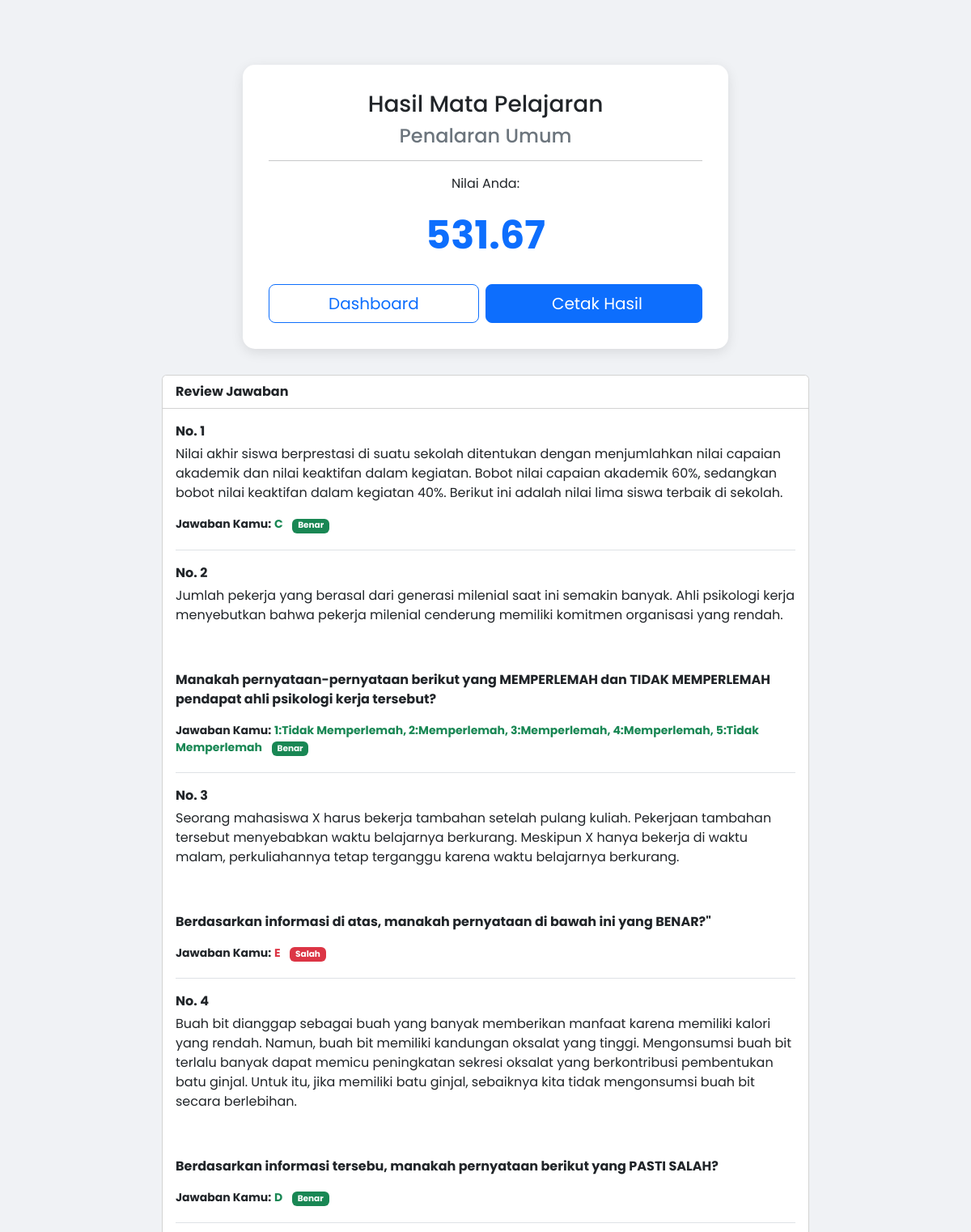
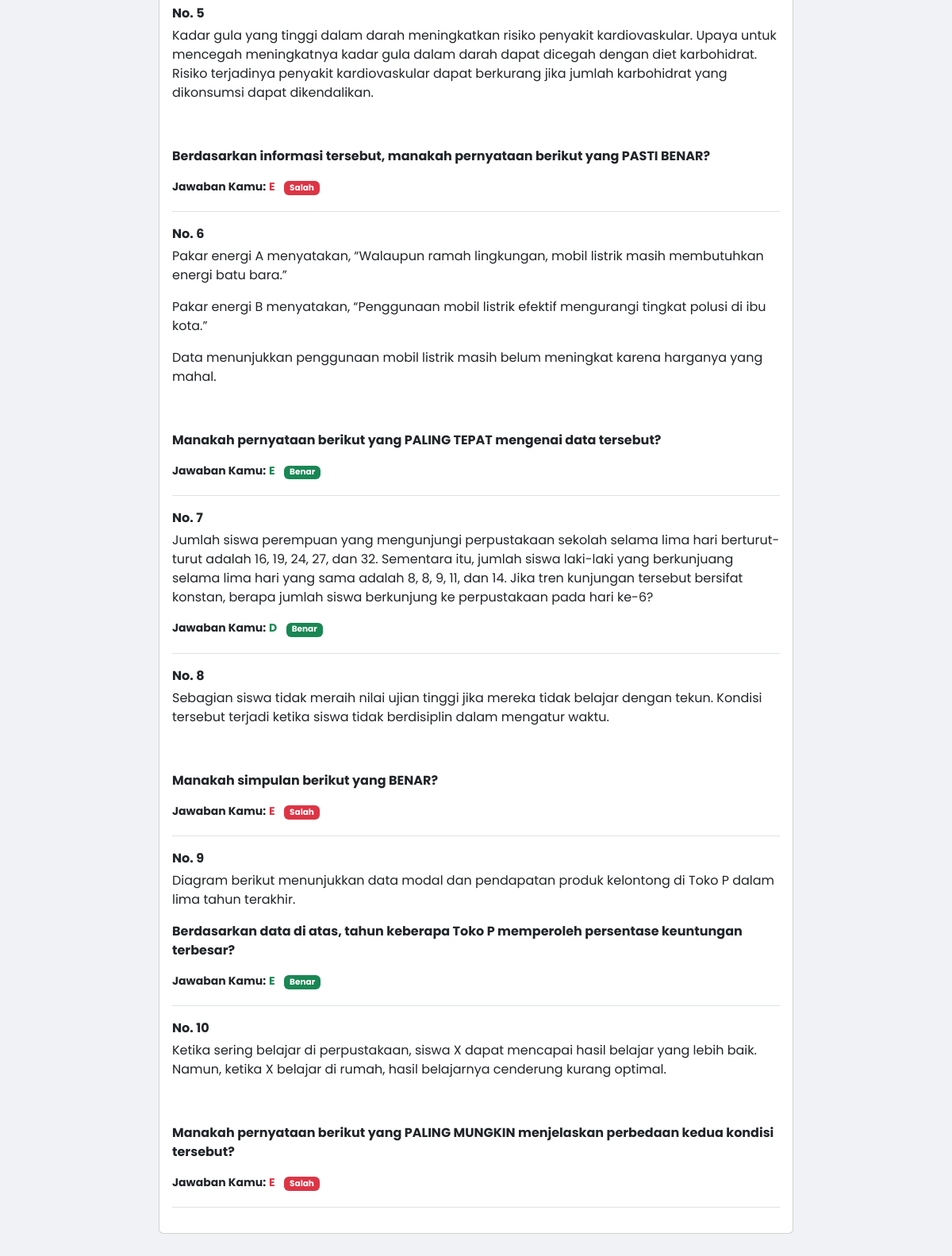
The app's page /student/exam_result.php?session_id=100 (signed in) with its own data (2 pictures, top to bottom).
### tables this page shows
CREATE TABLE `exam_sessions` (
  `id` int NOT NULL,
  `student_id` int NOT NULL,
  `exam_id` int NOT NULL,
  `subject_id` int NOT NULL,
  `start_time` datetime NOT NULL,
  `end_time` datetime NOT NULL,
  `score` decimal(10,2) DEFAULT '0.00',
  `status` enum('ongoing','finished') DEFAULT 'ongoing'
);

CREATE TABLE `subjects` (
  `id` int NOT NULL,
  `exam_id` int NOT NULL,
  `name` varchar(100) NOT NULL,
  `duration` int NOT NULL,
  `max_score` decimal(10,2) DEFAULT '100.00',
  `is_active` tinyint(1) DEFAULT '1',
  `created_at` timestamp NULL DEFAULT CURRENT_TIMESTAMP
);

CREATE TABLE `questions` (
  `id` int NOT NULL,
  `subject_id` int NOT NULL,
  `reference_id` int DEFAULT NULL,
  `question_text` text NOT NULL,
  `created_at` timestamp NULL DEFAULT CURRENT_TIMESTAMP,
  `question_type` enum('pg','bs','multi','isian') NOT NULL,
  `answer_data` json NOT NULL
);

### student/exam_result.php (the view, shortened to what this page needs)
<?php
require_once '../config/database.php';
$sessionId = $_GET['session_id'] ?? null;
$stmt = $pdo->prepare("
    SELECT qs.*, s.name as subject_name, e.exam_name
    FROM exam_sessions qs
    JOIN subjects s ON qs.subject_id = s.id
    JOIN exams e ON qs.exam_id = e.id
    WHERE qs.id = ? AND qs.student_id = ?
");
$stmt->execute([$sessionId, $_SESSION['user_id']]);
$session = $stmt->fetch();
$stmtQ = $pdo->prepare("SELECT * FROM questions WHERE subject_id = ?");
$stmtQ->execute([$session['subject_id']]);
$questions = $stmtQ->fetchAll(PDO::FETCH_ASSOC);
$stmtAns = $pdo->prepare("
    SELECT sa.* FROM student_answers sa
    INNER JOIN (
        SELECT question_id, MAX(answered_at) as latest
        FROM student_answers WHERE session_id = ?
        GROUP BY question_id
    ) latest_ans ON sa.question_id = latest_ans.question_id AND sa.answered_at = latest_ans.latest
    WHERE sa.session_id = ?
");
$stmtAns->execute([$sessionId, $sessionId]);
$answers = $stmtAns->fetchAll(PDO::FETCH_ASSOC);
$answerMap = [];
foreach ($answers as $ans) {
    $answerMap[$ans['question_id']] = json_decode($ans['answer_data'], true);
}
$examId = $session['exam_id'];
$studentId = $_SESSION['user_id'];
$stmtTotal = $pdo->prepare("SELECT COUNT(*) FROM subjects WHERE exam_id = ?");
$stmtTotal->execute([$examId]);
$totalSubjects = $stmtTotal->fetchColumn();
$stmtDone = $pdo->prepare("SELECT COUNT(*) FROM exam_sessions WHERE exam_id = ? AND student_id = ? AND status = 'finished'");
$stmtDone->execute([$examId, $studentId]);
$finishedSubjects = $stmtDone->fetchColumn();
$isAllDone = ($finishedSubjects >= $totalSubjects);
?>
<!DOCTYPE html>
<html lang="id">
<head>
    <link href="https://cdn.jsdelivr.net/npm/bootstrap@5.3.0/dist/css/bootstrap.min.css" rel="stylesheet">
</head>
<body>
    <div class="container py-5">
        <div class="score-card">
            <h3>Hasil Mata Pelajaran</h3>
            <h4 class="text-secondary"><?= htmlspecialchars($session['subject_name']) ?></h4>
            <hr>
            <p>Nilai Anda:</p>
            <div class="score-val"><?= number_format($session['score'], 2) ?></div>
            <div class="mt-4 d-print-none">
            <div class="mt-4">
                <?php if ($isAllDone): ?>
                    <div class="d-flex gap-2">
                        <a href="dashboard.php" class="btn btn-outline-primary btn-lg flex-grow-1">
                            Dashboard
                        </a>
                        <button onclick="window.print()" class="btn btn-primary btn-lg flex-grow-1">
                            <i class="bi bi-printer me-2"></i> Cetak Hasil
                        </button>
                    </div>
                <?php endif; ?>
            </div>
            </div>
        </div>
        <div class="card mt-4 mx-auto" style="max-width: 800px;">
            <div class="card-header bg-white fw-bold">Review Jawaban</div>
            <div class="card-body">
                <?php foreach($questions as $index => $q):
                    $userAns = $answerMap[$q['id']] ?? null;
                    $qData = json_decode($q['answer_data'], true);
                    $type = $q['question_type'];
                    $isCorrect = false;
                    $formattedUserAns = "Belum dijawab";
                    if ($type == 'pg') {
                        $formattedUserAns = $userAns ?? '-';
                        if (isset($qData['correct']) && $userAns === $qData['correct']) {
                            $isCorrect = true;
                        }
                    } elseif ($type == 'bs') {
                        $isCorrect = true;
                        $items = isset($qData['items']) ? $qData['items'] : (is_array($qData) ? $qData : []);
                        $labels = $qData['labels'] ?? ['pos' => 'Benar', 'neg' => 'Salah'];
                        $userBits = [];
                        if (!empty($items)) {
                             foreach ($items as $idx => $item) {
                                 $uVal = $userAns[$idx] ?? null;
                                 if ($uVal !== null) {
                                     $userBits[] = ($idx+1) . ":" . (($uVal == 'B') ? $labels['pos'] : $labels['neg']);
                                 } else {
                                     $userBits[] = ($idx+1) . ":-";
                                 }
                             }
                        } else { $isCorrect = false; }
                        $formattedUserAns = implode(", ", $userBits);
                    }
                ?>
                    <div class="mb-3 border-bottom pb-3">
                        <p class="fw-bold mb-1">No. <?= $index + 1 ?></p>
                        <div class="mb-2"> <?=$q['question_text']?></div>
                        <div class="small">
                            <div class="mb-1">
                                <strong>Jawaban Kamu:</strong>
                                <span class="text-<?= $isCorrect ? 'success' : 'danger' ?> fw-bold"><?= htmlspecialchars($formattedUserAns) ?></span>
                                <span class="badge bg-<?= $isCorrect ? 'success' : 'danger' ?> ms-2"><?= $isCorrect ? 'Benar' : 'Salah' ?></span>
                            </div>
                        </div>
                    </div>
                <?php endforeach; ?>
            </div>
        </div>
    </div>
</body>
</html>

### student/exam_result.php (style rules this page uses)
body { font-family: 'Poppins', sans-serif; background: #f0f2f5; }
.score-card { background: white; border-radius: 15px; padding: 2rem; box-shadow: 0 4px 15px rgba(0,0,0,0.1); text-align: center; max-width: 600px; margin: 2rem auto; }
.score-val { font-size: 3rem; font-weight: 700; color: #0d6efd; }

### records on screen
exam_sessions: subject.name "Penalaran Umum", score "531.67"
questions: question_text "Nilai akhir siswa berprestasi di suatu sekolah ditentukan dengan menjumlahkan nilai capaian akademik dan nilai keaktifan dalam kegiatan. Bobot nilai capaian akademik 60%, sedangkan bobot nilai keaktifan dalam kegiatan 40%. Berikut ini adalah nilai lima siswa terbaik di sekolah.", id "C", shows "Benar"
questions: question_text "Jumlah pekerja yang berasal dari generasi milenial saat ini semakin banyak. Ahli psikologi kerja menyebutkan bahwa pekerja milenial cenderung memiliki komitmen organisasi yang rendah. Manakah pernyataan-pernyataan berikut yang MEMPERLEMAH dan TIDAK MEMPERLEMAH pendapat ahli psikologi kerja tersebut?", formattedUserAns "1:Tidak Memperlemah, 2:Memperlemah, 3:Memperlemah, 4:Memperlemah, 5:Tidak Memperlemah", question_type "Benar"
questions: question_text "Seorang mahasiswa X harus bekerja tambahan setelah pulang kuliah. Pekerjaan tambahan tersebut menyebabkan waktu belajarnya berkurang. Meskipun X hanya bekerja di waktu malam, perkuliahannya tetap terganggu karena waktu belajarnya berkurang. Berdasarkan informasi di atas, manakah pernyataan di bawah ini yang BENAR?\"", id "E", shows "Salah"
questions: question_text "Buah bit dianggap sebagai buah yang banyak memberikan manfaat karena memiliki kalori yang rendah. Namun, buah bit memiliki kandungan oksalat yang tinggi. Mengonsumsi buah bit terlalu banyak dapat memicu peningkatan sekresi oksalat yang berkontribusi pembentukan batu ginjal. Untuk itu, jika memiliki batu ginjal, sebaiknya kita tidak mengonsumsi buah bit secara berlebihan. Berdasarkan informasi tersebu, manakah pernyataan berikut yang PASTI SALAH?", id "D", shows "Benar"
questions: question_text "Kadar gula yang tinggi dalam darah meningkatkan risiko penyakit kardiovaskular. Upaya untuk mencegah meningkatnya kadar gula dalam darah dapat dicegah dengan diet karbohidrat. Risiko terjadinya penyakit kardiovaskular dapat berkurang jika jumlah karbohidrat yang dikonsumsi dapat dikendalikan. Berdasarkan informasi tersebut, manakah pernyataan berikut yang PASTI BENAR?", id "E", shows "Salah"
questions: question_text "Pakar energi A menyatakan, “Walaupun ramah lingkungan, mobil listrik masih membutuhkan energi batu bara.” Pakar energi B menyatakan, “Penggunaan mobil listrik efektif mengurangi tingkat polusi di ibu kota.” Data menunjukkan penggunaan mobil listrik masih belum meningkat karena harganya yang mahal. Manakah pernyataan berikut yang PALING TEPAT mengenai data tersebut?", id "E", shows "Benar"
questions: question_text "Jumlah siswa perempuan yang mengunjungi perpustakaan sekolah selama lima hari berturut-turut adalah 16, 19, 24, 27, dan 32. Sementara itu, jumlah siswa laki-laki yang berkunjuang selama lima hari yang sama adalah 8, 8, 9, 11, dan 14. Jika tren kunjungan tersebut bersifat konstan, berapa jumlah siswa berkunjung ke perpustakaan pada hari ke-6?", id "D", shows "Benar"
questions: question_text "Sebagian siswa tidak meraih nilai ujian tinggi jika mereka tidak belajar dengan tekun. Kondisi tersebut terjadi ketika siswa tidak berdisiplin dalam mengatur waktu. Manakah simpulan berikut yang BENAR?", id "E", shows "Salah"
questions: question_text "Diagram berikut menunjukkan data modal dan pendapatan produk kelontong di Toko P dalam lima tahun terakhir. Berdasarkan data di atas, tahun keberapa Toko P memperoleh persentase keuntungan terbesar?", id "E", shows "Benar"
questions: question_text "Ketika sering belajar di perpustakaan, siswa X dapat mencapai hasil belajar yang lebih baik. Namun, ketika X belajar di rumah, hasil belajarnya cenderung kurang optimal. Manakah pernyataan berikut yang PALING MUNGKIN menjelaskan perbedaan kedua kondisi tersebut?", id "E", shows "Salah"
